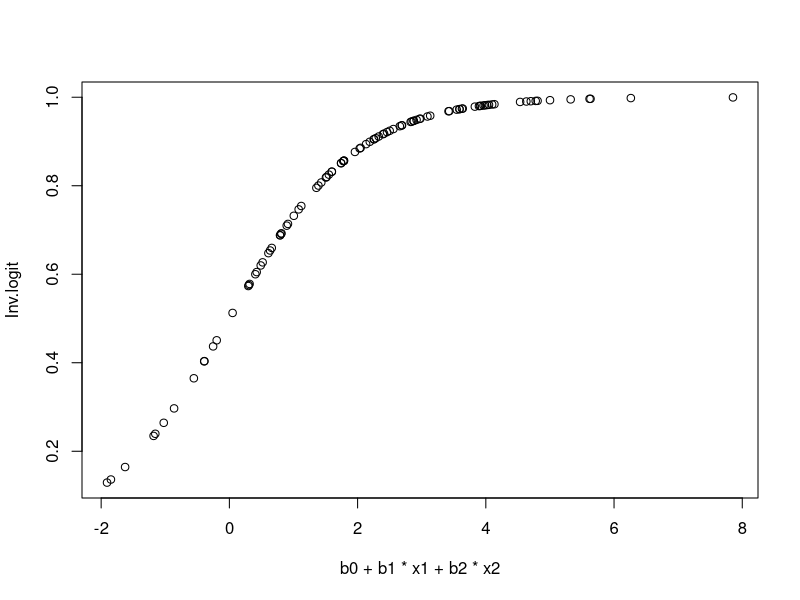

Here is the R script that generated this plot:
library(arm)


### Name: invlogit
### Title: Logistic and Inverse logistic functions
### Aliases: invlogit logit
### Keywords: models

### ** Examples

 data(frisk)
 n <- 100
 x1 <- rnorm (n)
 x2 <- rbinom (n, 1, .5)
 b0 <- 1
 b1 <- 1.5
 b2 <- 2
 Inv.logit <- invlogit(b0+b1*x1+b2*x2)
 plot(b0+b1*x1+b2*x2, Inv.logit)
